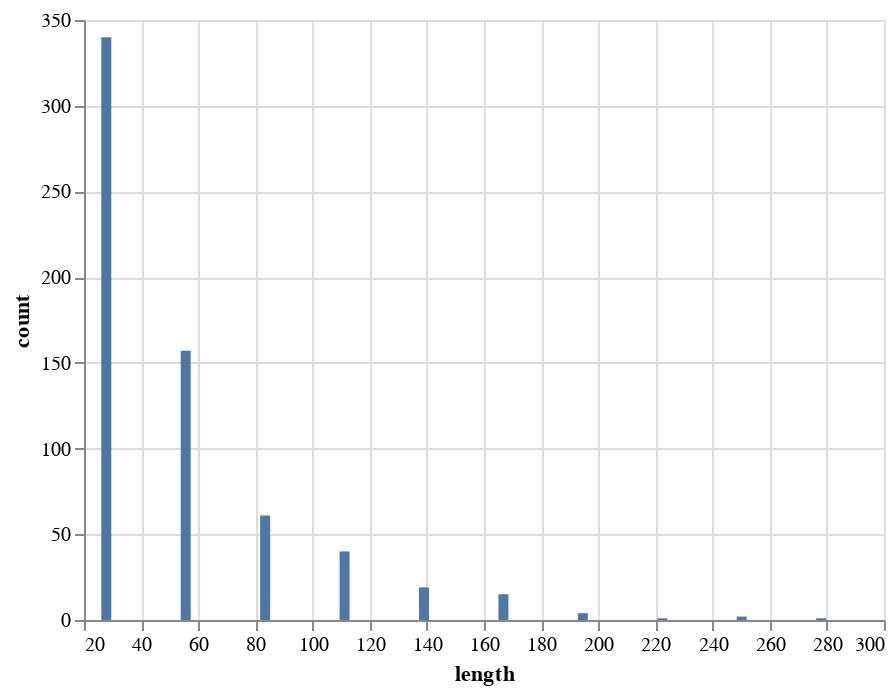

The code cell stored with this chart in its notebook:
### Code cell
alt.Chart(pd.DataFrame({"count":counts,"length":bins[1:]})).mark_bar().encode(
    x='length',
    y='count'
)

### Figure 1 — Vega-Lite specification as saved in the notebook (floating-point values rounded to 4 significant figures)
{"config": {"view": {"continuousWidth": 400, "continuousHeight": 300}}, "data": {"name": "data-651b97fdecbd8faa5e4af82552af2a52"}, "mark": "bar", "encoding": {"x": {"type": "quantitative", "field": "length"}, "y": {"type": "quantitative", "field": "count"}}, "$schema": "https://vega.github.io/schema/vega-lite/v4.8.1.json", "datasets": {"data-651b97fdecbd8faa5e4af82552af2a52": [{"count": 340, "length": 27.8}, {"count": 157, "length": 55.6}, {"count": 61, "length": 83.4}, {"count": 40, "length": 111.2}, {"count": 19, "length": 139.0}, {"count": 15, "length": 166.8}, {"count": 4, "length": 194.6}, {"count": 1, "length": 222.4}, {"count": 2, "length": 250.2}, {"count": 1, "length": 278.0}]}}
